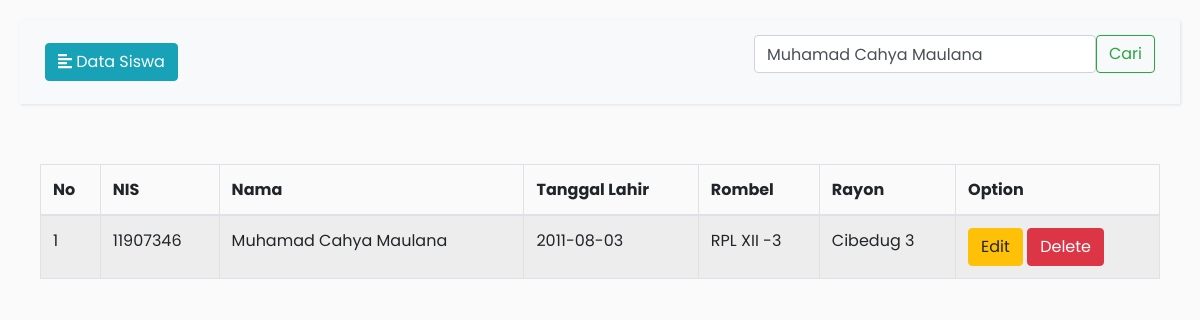
Screenshot of /index.php?cari=Muhamad Cahya Maulana with the database file from the repository.
### tables this page shows
CREATE TABLE `siswa` (
  `id_siswa` int(11) NOT NULL,
  `nis` int(11) NOT NULL,
  `nama` varchar(50) NOT NULL,
  `kelahiran` date NOT NULL,
  `rombel` varchar(25) NOT NULL,
  `rayon` varchar(20) NOT NULL
);

### index.php (the view, shortened to what this page needs)
<?php include "koneksi.php"; ?>
<html>
<head>
    <link rel="stylesheet" type="text/css" href="https://cdnjs.cloudflare.com/ajax/libs/twitter-bootstrap/4.5.2/css/bootstrap.css">
    <link rel="stylesheet" type="text/css" href="https://cdn.datatables.net/1.10.25/css/dataTables.bootstrap4.min.css">
    <link rel="stylesheet" href="https://stackpath.bootstrapcdn.com/bootstrap/4.1.0/css/bootstrap.min.css">
    <link rel="stylesheet" href="style.css">
</head>
<body>
	<div class="wrapper">
        <div id="content">
            <nav class="navbar navbar-expand-lg navbar-light bg-light">
                <div class="container-fluid">
                    <button type="button" id="sidebarCollapse" class="btn btn-info">
                        <i class="fas fa-align-left"></i>
                        <span>Data Siswa</span>
                    </button>
                    <form class="d-flex" method="get" action="">
				      <input class="form-control me-2" type="search" placeholder="Cari Nama" aria-label="Search" name="cari" value="<?php if(isset($_GET['cari'])) { echo $_GET['cari']; } ?>">
				      <button class="btn btn-outline-success" type="submit">Cari</button>
				    </form>
                </div>
            </nav>
           <div id="content">
           	 <table id="example" class="table table-striped table-bordered" style="width:100%">
		        <thead>
		            <tr>
		            	<th>No</th>
		                <th>NIS</th>
		                <th>Nama</th>
		                <th>Tanggal Lahir</th>
		                <th>Rombel</th>
		                <th>Rayon</th>
		                <th>Option</th>
		            </tr>
		        </thead>
		        <tbody>
		            <?php
		            $no = 1;
		            $query = mysqli_query($conn, "SELECT * FROM siswa");
		            if (isset($_GET['cari'])) {
		            $query = mysqli_query($conn, "SELECT * FROM siswa WHERE nama LIKE'%".
		        			$_GET['cari']."%'");
		            }
		            while ($dt = mysqli_fetch_assoc($query)) {
		         ?>
		        <tr>
		        	<td><?= $no++; ?></td>
		        	<td><?= $dt['nis']; ?></td>
		        	<td><?= $dt['nama']; ?></td>
		        	<td><?= $dt['kelahiran']; ?></td>
		        	<td><?= $dt['rombel']; ?></td>
		        	<td><?= $dt['rayon']; ?></td>
		        	<td>
		        		<a href="edit.php?id=<?php echo $dt['id_siswa']?>">
		        			<button type="button" class="btn btn-warning" data-toggle="modal">Edit</button>
		        		</a>
		        		<a href="modalhapus.php?id=<?php echo $dt['id_siswa']?>" onclick="return confirm('Apakah anda yakin akan menghapus data?');">
		        		<button type="button" class="btn btn-danger" data-toggle="modal">Delete</button>
		        		</a>
		        	</td>
		        </tr>
		        	<?php
		         					}
		        	?>
		        </tbody>
		    </table>
			</div>
        </div>
    </div>
</body>
</html>

### style.css (style rules this page uses)
body { font-family: 'Poppins', sans-serif; background: #fafafa; }
a, a:hover, a:focus { color: inherit; text-decoration: none; transition: all 0.3s; }
.navbar { padding: 15px 10px; background: #fff; border: none; border-radius: 0; margin-bottom: 40px; box-shadow: 1px 1px 3px rgba(0, 0, 0, 0.1); }
.wrapper { display: flex; width: 100%; align-items: stretch; }
#content { width: 100%; padding: 20px; min-height: 100vh; transition: all 0.3s; }

### rows the page displays
siswa: nis "11907346", nama "Muhamad Cahya Maulana", kelahiran "2011-08-03", rombel "RPL XII -3", rayon "Cibedug 3"
